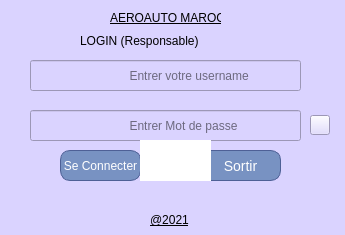
<?xml version="1.0" encoding="UTF-8"?>
<ui version="4.0">
 <class>Dialog</class>
 <widget class="QDialog" name="Dialog">
  <property name="geometry">
   <rect>
    <x>0</x>
    <y>0</y>
    <width>345</width>
    <height>235</height>
   </rect>
  </property>
  <property name="windowTitle">
   <string>Dialog</string>
  </property>
  <property name="styleSheet">
   <string notr="true">background-color: rgb(218, 211, 255);</string>
  </property>
  <widget class="QLineEdit" name="lineEdit">
   <property name="geometry">
    <rect>
     <x>30</x>
     <y>60</y>
     <width>271</width>
     <height>31</height>
    </rect>
   </property>
   <property name="styleSheet">
    <string notr="true"/>
   </property>
   <property name="placeholderText">
    <string>                             Entrer votre username </string>
   </property>
  </widget>
  <widget class="QLineEdit" name="lineEdit_2">
   <property name="geometry">
    <rect>
     <x>30</x>
     <y>110</y>
     <width>271</width>
     <height>31</height>
    </rect>
   </property>
   <property name="echoMode">
    <enum>QLineEdit::Password</enum>
   </property>
   <property name="placeholderText">
    <string>                             Entrer Mot de passe</string>
   </property>
  </widget>
  <widget class="QPushButton" name="pushButton">
   <property name="geometry">
    <rect>
     <x>60</x>
     <y>150</y>
     <width>81</width>
     <height>31</height>
    </rect>
   </property>
   <property name="cursor">
    <cursorShape>PointingHandCursor</cursorShape>
   </property>
   <property name="styleSheet">
    <string notr="true">.QPushButton {
	box-shadow: 0px 0px 0px 2px #9fb4f2;
	background:linear-gradient(to bottom, #7892c2 5%, #476e9e 100%);
	background-color:#7892c2;
	border-radius:10px;
	border:1px solid #4e6096;
	display:inline-block;
	cursor:pointer;
	color:#ffffff;
	font-family:Arial;
	font-size:12px;
	padding:8px 2px;
	text-decoration:none;
	text-shadow:0px 1px 0px #283966;
}
.QPushButton:hover {
	background:linear-gradient(to bottom, #476e9e 5%, #7892c2 100%);
	background-color:#77b55a;
}
.QPushButton:active {
	position:relative;
	top:1px;
}</string>
   </property>
   <property name="text">
    <string>Se Connecter</string>
   </property>
  </widget>
  <widget class="QPushButton" name="pushButton_2">
   <property name="geometry">
    <rect>
     <x>310</x>
     <y>115</y>
     <width>20</width>
     <height>20</height>
    </rect>
   </property>
   <property name="cursor">
    <cursorShape>PointingHandCursor</cursorShape>
   </property>
   <property name="styleSheet">
    <string notr="true"/>
   </property>
   <property name="text">
    <string/>
   </property>
  </widget>
  <widget class="QLabel" name="label_3">
   <property name="geometry">
    <rect>
     <x>110</x>
     <y>10</y>
     <width>111</width>
     <height>16</height>
    </rect>
   </property>
   <property name="styleSheet">
    <string notr="true">font: italic 8pt &quot;Arial&quot;;
text-decoration: underline;</string>
   </property>
   <property name="text">
    <string>AEROAUTO MAROC </string>
   </property>
  </widget>
  <widget class="QLabel" name="label_4">
   <property name="geometry">
    <rect>
     <x>150</x>
     <y>210</y>
     <width>51</width>
     <height>20</height>
    </rect>
   </property>
   <property name="styleSheet">
    <string notr="true">font: italic 8pt &quot;Arial&quot;;
text-decoration: underline;</string>
   </property>
   <property name="text">
    <string>@2021</string>
   </property>
  </widget>
  <widget class="QPushButton" name="pushButton_3">
   <property name="geometry">
    <rect>
     <x>200</x>
     <y>150</y>
     <width>81</width>
     <height>31</height>
    </rect>
   </property>
   <property name="cursor">
    <cursorShape>PointingHandCursor</cursorShape>
   </property>
   <property name="styleSheet">
    <string notr="true">.QPushButton {
	box-shadow: 0px 0px 0px 2px #9fb4f2;
	background:linear-gradient(to bottom, #7892c2 5%, #476e9e 100%);
	background-color:#7892c2;
	border-radius:10px;
	border:1px solid #4e6096;
	display:inline-block;
	cursor:pointer;
	color:#ffffff;
	font-family:Arial;
	font-size:14px;
	padding:3px 2px;
	text-decoration:none;
	text-shadow:0px 1px 0px #283966;
}
.QPushButton:hover {
	background:linear-gradient(to bottom, #476e9e 5%, #7892c2 100%);
	background-color:#e33636;
}
.QPushButton:active {
	position:relative;
	top:1px;
}</string>
   </property>
   <property name="text">
    <string>Sortir</string>
   </property>
  </widget>
  <widget class="QLabel" name="label_5">
   <property name="geometry">
    <rect>
     <x>80</x>
     <y>30</y>
     <width>201</width>
     <height>21</height>
    </rect>
   </property>
   <property name="styleSheet">
    <string notr="true">font: 75 italic 14pt &quot;Arial&quot;;</string>
   </property>
   <property name="text">
    <string>LOGIN (Responsable)</string>
   </property>
  </widget>
  <widget class="QLabel" name="label_2">
   <property name="geometry">
    <rect>
     <x>80</x>
     <y>190</y>
     <width>191</width>
     <height>21</height>
    </rect>
   </property>
   <property name="text">
    <string/>
   </property>
  </widget>
  <widget class="QLabel" name="label">
   <property name="geometry">
    <rect>
     <x>140</x>
     <y>140</y>
     <width>71</width>
     <height>41</height>
    </rect>
   </property>
   <property name="styleSheet">
    <string notr="true">QLabel{
background-color:white;
padding: 5px 3px;
}</string>
   </property>
   <property name="text">
    <string/>
   </property>
  </widget>
 </widget>
 <resources>
  <include location="Resources.qrc"/>
 </resources>
 <connections/>
</ui>
